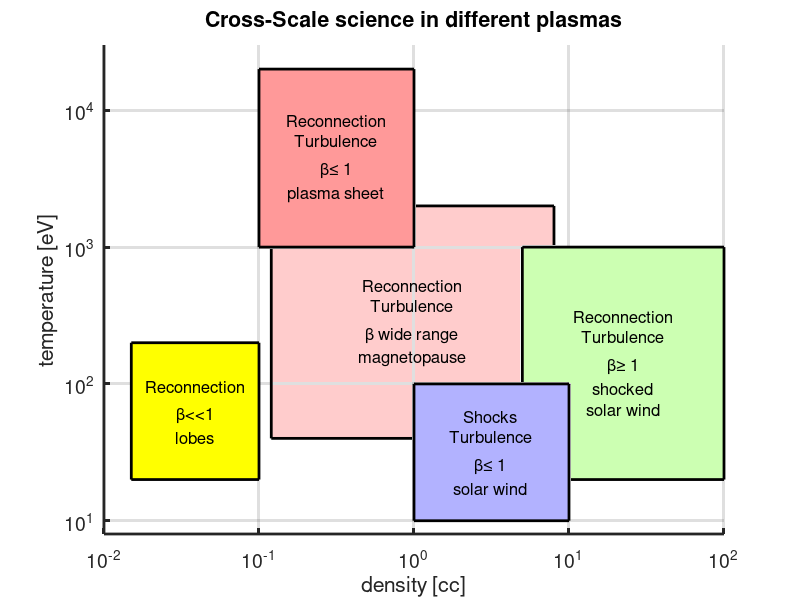

MATLAB code to generate this figure:
% plot figure showing typical plasma densities and temperatures
% expected by Xscale 
function Xscale_plasma

n_range=[1e-2 1e2]; % density in cc
T_range=[8 3e4]; % temperature in eV

figure(1);clf;
h=subplot(1,1,1);
set(gca,'xscale','log','xlim',n_range);
set(gca,'yscale','log','ylim',T_range);
color_order=[0 0 0;1 0 0;0 0 1;0 0.6 0; 1 0 1];
set(gca,'linewidth',2,'MinorGridLineStyle','none','FontSize',14, ...
    'ColorOrder',color_order);
grid on;hold on;
ylabel('temperature [eV]');
xlabel('density [cc]');

text_square([.1 1],[1e3 20e3],1,[1 0.6 0.6],{'Reconnection','Turbulence','','\beta\leq 1','plasma sheet'})
text_square([1 10],[10 100],1,[0.7 0.7 1],{'Shocks','Turbulence','','\beta\leq 1', 'solar wind'})
text_square([5 100],[20 1000],0.9,[0.8 1 0.7],{'Reconnection','Turbulence','','\beta\geq 1','shocked','solar wind'})
text_square([.12 8],[40 2000],0.8,[1 0.8 0.8],{'Reconnection','Turbulence','','\beta wide range','magnetopause'})
text_square([.015 0.1],[20 200],1,'y',{'Reconnection','','\beta<<1','lobes'})

% info line
ht=text(n_range(1)*1.1,T_range(2)*0.95,['generated by Xscale\_plasma.m ' datestr(now)] );
set(ht,'fontsize',6,'horizontalalignment','left','verticalalignment','top');

title('Cross-Scale science in different plasmas');


% -----------------------------------------
function [hp,ht]=text_square(xint,yint,z,color,textit)
hp=patch([xint(1) xint(2) xint(2) xint(1)], [yint(1) yint(1) yint(2) yint(2)],[z z z z], color);
set(hp,'FaceAlpha',1,'LineWidth',2)
ht=text(sqrt(xint(1)*xint(2)),sqrt(yint(1)*yint(2)),z,textit);
set(ht,'fontsize',12,'HorizontalAlignment','center','VerticalAlignment','middle','interpreter','tex');
end
end